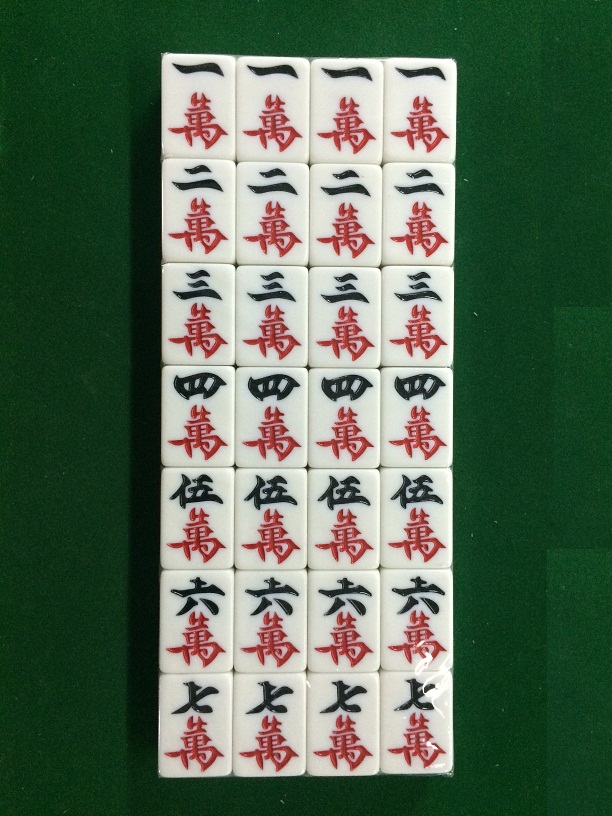
//> input picture test5/待分割识别图像/3.JPG, 612 x 816 px
$ ./test5_test   (built with g++ and OpenCV 4)
//> lines starting //> are read from the running program, lines starting //| are printed output that depends on the picture; after the words box and inside, x2 and y2 are one past the last pixel; in counts of white or black regions, pixels touching at a corner belong together
#include <opencv2/opencv.hpp>
#include "opencv2/highgui/highgui.hpp"
#include "opencv2/imgproc/imgproc.hpp"

using namespace cv;
using namespace std;

enum ProjectTypes
{
	HORIZONTAL_PROJECT = 0,
	VERTICAL_PROJECT = 1
};

Mat project(const Mat& srcImage, int types, int thresh = 100)
{
	Mat tempImage;

	if (srcImage.channels() > 1)
	{
		cvtColor(srcImage, tempImage, CV_BGR2GRAY);
		threshold(tempImage, tempImage, thresh, 255, THRESH_BINARY);
	}
	else
	{
		tempImage = srcImage.clone();
	}

	int width = tempImage.cols;
	int height = tempImage.rows;
	int num = types ? width : height;
	int count = types ? height : width;
	Mat projImage(count, num, CV_8U, Scalar::all(255));
	vector<int> pixelsCount;
	pixelsCount.assign(num, 0);

	for (int row = 0; row < height; row++)
	{
		for (int col = 0; col < width; col++)
		{
			if (tempImage.at<uchar>(row, col) == 255)
			{
				pixelsCount[(types ? col : row)]++;
			}
		}
	}

	for (int idx = 0; idx < num; idx++)
	{
		cv::line(projImage, cv::Point(idx, count - pixelsCount[idx]), cv::Point(idx, count - 1), cv::Scalar::all(0));
	}

	return  projImage;
}

int detect_point(const Mat& projImage, vector<int>& segPoint, int dir = 0)
{
	int col = projImage.cols;
	int row = projImage.rows;

	for (int i = row - 2; i >= 0; i--)
	{
		for (int j = 0; j < col; j++)
		{
			if (dir)
			{
				if (projImage.at<uchar>(i, col - j - 1) == 0 && j < col - 5)
				{
					int t = 0;
					for (t = 1; t < 5; t++)
					{
						if (projImage.at<uchar>(i, col - 1 - j - t) != 0)
							break;
					}
					if (t == 5)
					{
						segPoint.push_back(col - j);
						return 0;
					}
				}
			}
			else
			{
				if (projImage.at<uchar>(i, j) == 0 && j < col - 5)
				{
					int t = 0;
					for (t = 1; t < 5; t++)
					{
						if (projImage.at<uchar>(i, j + t) != 0)
							break;
					}
					if (t == 5)
					{
						segPoint.push_back(j);
						return 0;
					}
				}
			}
		}
	}
}

Mat segment(const Mat&srcImage, const Mat& horProjImage, const Mat& verProjImage)
{
	vector<int> segPoint;

	detect_point(horProjImage, segPoint, 0);
	detect_point(horProjImage, segPoint, 1);
	detect_point(verProjImage, segPoint, 0);
	detect_point(verProjImage, segPoint, 1);

	printf("%d, %d, %d, %d, %d, %d\n", srcImage.cols, srcImage.rows, segPoint[0], segPoint[1], segPoint[2], segPoint[3]);
	Mat segImage(srcImage, Range(segPoint[0], segPoint[1]), Range(segPoint[2], segPoint[3]));

	return segImage;
}

int main()
{
	Mat grayImage, binaryImage, horProjImg, verProjImg, segImage;
	Mat srcImage = imread("test5\\待分割识别图像\\3.jpg");
//> srcImage is the input picture: 816 rows x 612 cols, CV_8UC3; mean B, G, R 87, 106.7, 88.8

	cvtColor(srcImage, grayImage, CV_BGR2GRAY);
	threshold(grayImage, binaryImage, 150, 255, THRESH_BINARY);
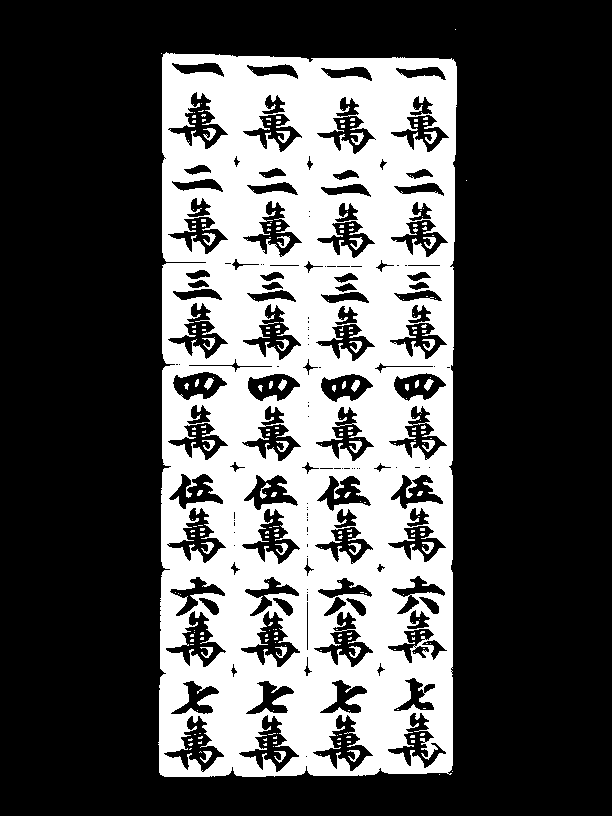
//> binaryImage: 816 rows x 612 cols, CV_8UC1; 32.3% white; 250 white regions (206 under 20 px), largest, box (x1, y1, x2, y2) and area: (158, 52, 457, 777) 157346, (276, 131, 290, 143) 88, (424, 131, 437, 144) 86

	horProjImg = project(binaryImage, 0).clone();
//> after the loop in project, `for (int row = 0; row < height; row++)`: pixelsCount = 816 values, max 295 at index 81, min 0 at index 0, mean 197.6
//> after the loop in project, `for (int idx = 0; idx < num; idx++)`:
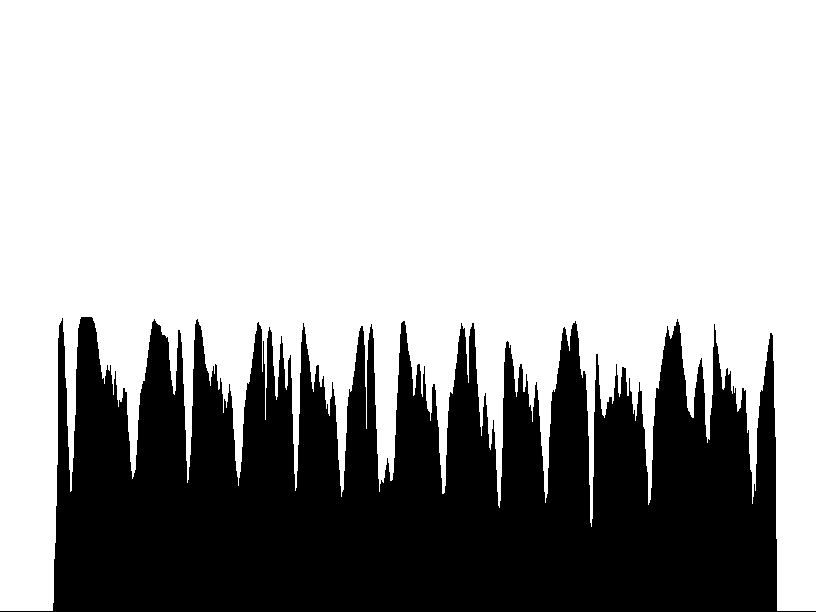
//> projImage: 612 rows x 816 cols, CV_8UC1; 67.7% white; 1 black region, box (x1, y1, x2, y2) and area: (0, 317, 816, 612) 161332
	verProjImg = project(binaryImage, 1).clone();
//> call 2 of project, with types = 1, thresh = 100
//> in project (call 2), `pixelsCount.assign(num, 0);`: pixelsCount = 612 values from 0 to 0
//> after the loop in project (call 2), `for (int row = 0; row < height; row++)`: pixelsCount = 612 values, max 718 at index 228, min 0 at index 0, mean 263.5
//> after the loop in project (call 2), `for (int idx = 0; idx < num; idx++)`:
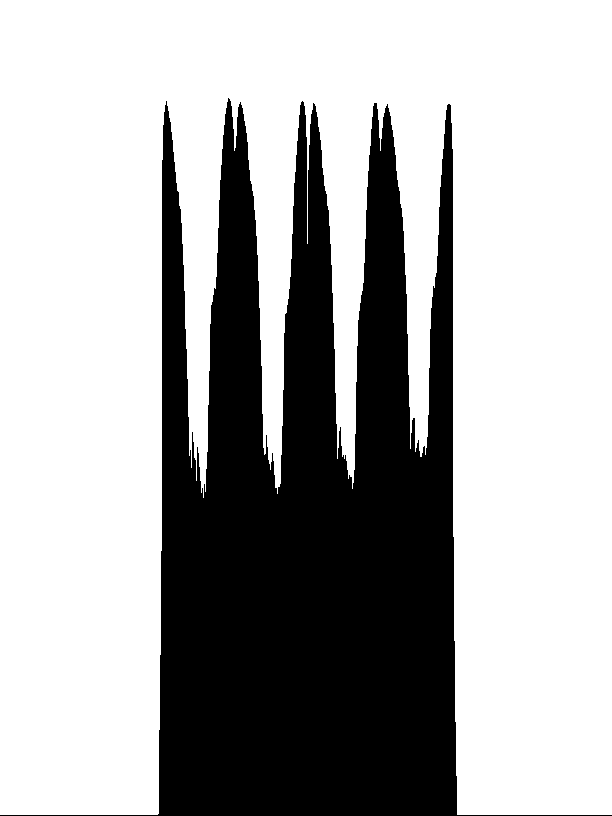
//> projImage: 816 rows x 612 cols, CV_8UC1; 67.6% white; 1 black region, box (x1, y1, x2, y2) and area: (0, 98, 612, 816) 161554

	segImage = segment(grayImage, horProjImg, verProjImg);
//> in segment, `detect_point(horProjImage, segPoint, 0);`: segPoint = [53]
//> in segment, `detect_point(horProjImage, segPoint, 1);`: segPoint = [53, 777]
//> in segment, `detect_point(verProjImage, segPoint, 0);`: segPoint = [53, 777, 158]
//> in segment, `detect_point(verProjImage, segPoint, 1);`: segPoint = [53, 777, 158, 457]
//| 612, 816, 53, 777, 158, 457
//> in segment, `Mat segImage(srcImage, Range(segPoint[0], segPoint[1]), Range(segPoint..`:
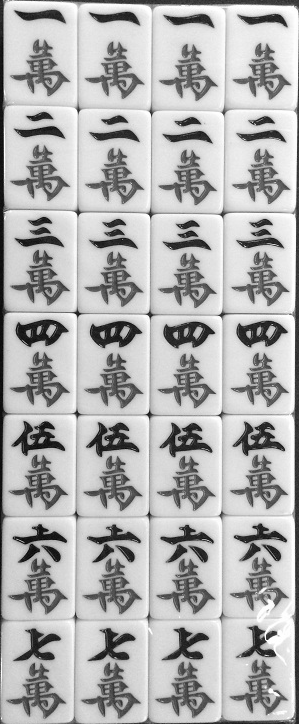
//> segImage: 724 rows x 299 cols, CV_8UC1; min 5, max 255, mean 178.2
	imshow("【分割图像】", segImage);

	threshold(segImage, binaryImage, 200, 255, THRESH_OTSU);
//> binaryImage: 724 rows x 299 cols, CV_8UC1; 75.3% white; 150 black regions (32 under 20 px), largest, box (x1, y1, x2, y2) and area: (117, 57, 299, 724) 2738, (0, 0, 42, 684) 2466, (81, 662, 141, 719) 1106
	imshow("bbinaryIamge", binaryImage);

	Mat element = getStructuringElement(1, Size(3, 3), Point(-1, -1));
	morphologyEx(binaryImage, binaryImage, MORPH_OPEN, element);
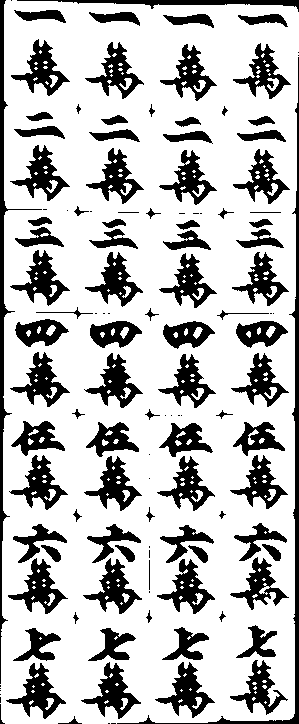
//> binaryImage: 724 rows x 299 cols, CV_8UC1; 73.8% white; 124 black regions (30 under 20 px), largest, box (x1, y1, x2, y2) and area: (117, 57, 299, 724) 2763, (0, 0, 42, 684) 2474, (81, 662, 141, 719) 1218
	imshow("binaryIamge", binaryImage);

	horProjImg = project(binaryImage, 0).clone();
//> call 3 of project, with types = 0, thresh = 100
//> in project (call 3), `pixelsCount.assign(num, 0);`: pixelsCount = 724 values from 0 to 0
//> after the loop in project (call 3), `for (int row = 0; row < height; row++)`: pixelsCount = 724 values, max 295 at index 28, min 10 at index 0, mean 220.6
//> after the loop in project (call 3), `for (int idx = 0; idx < num; idx++)`:
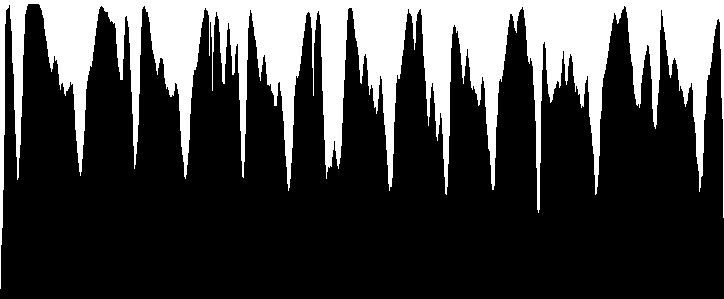
//> projImage: 299 rows x 724 cols, CV_8UC1; 26.2% white; 1 white region, box (x1, y1, x2, y2) and area: (0, 0, 724, 289) 56789
	verProjImg = project(binaryImage, 1).clone();
//> call 4 of project, with types = 1, thresh = 100
//> in project (call 4), `pixelsCount.assign(num, 0);`: pixelsCount = 299 values from 0 to 0
//> after the loop in project (call 4), `for (int row = 0; row < height; row++)`: pixelsCount = 299 values, max 719 at index 70, min 9 at index 0, mean 534.1
//> after the loop in project (call 4), `for (int idx = 0; idx < num; idx++)`:
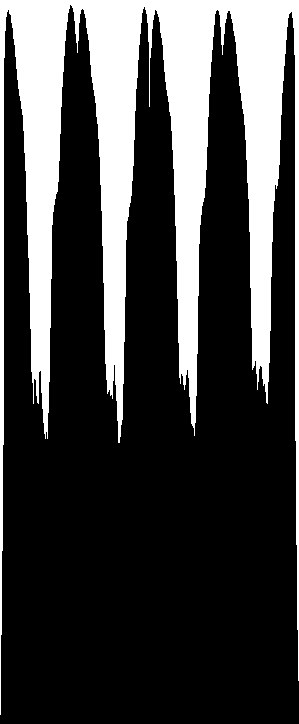
//> projImage: 724 rows x 299 cols, CV_8UC1; 26.2% white; 1 white region, box (x1, y1, x2, y2) and area: (0, 0, 299, 715) 56789
	imshow("horizontal_projectImage", horProjImg);
	imshow("vertical_projectImage", verProjImg);


	waitKey();
	return 0;
}

$ run again, with test5/待分割识别图像/1.JPG copied over test5/待分割识别图像/3.JPG
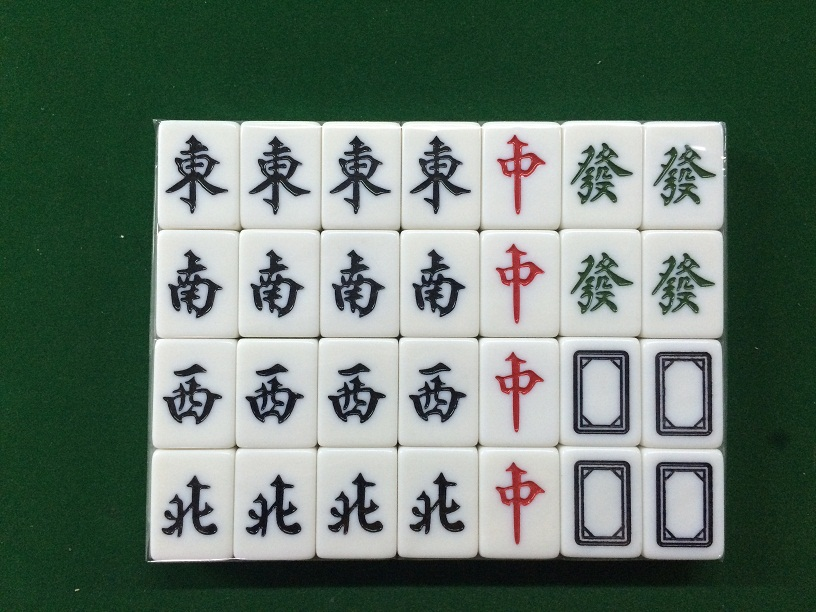
//> input picture test5/待分割识别图像/1.JPG, 816 x 612 px
//> srcImage is the input picture: 612 rows x 816 cols, CV_8UC3; mean B, G, R 106.8, 117.8, 100.7
//> after the loop in project, `for (int row = 0; row < height; row++)`: pixelsCount = 612 values, max 571 at index 458, min 0 at index 0, mean 331.9
//> in segment, `detect_point(horProjImage, segPoint, 0);`: segPoint = [120]
//> in segment, `detect_point(horProjImage, segPoint, 1);`: segPoint = [120, 562]
//> in segment, `detect_point(verProjImage, segPoint, 0);`: segPoint = [120, 562, 148]
//> in segment, `detect_point(verProjImage, segPoint, 1);`: segPoint = [120, 562, 148, 726]
//| 816, 612, 120, 562, 148, 726
//> `morphologyEx(binaryImage, binaryImage, MORPH_OPEN, element);`:
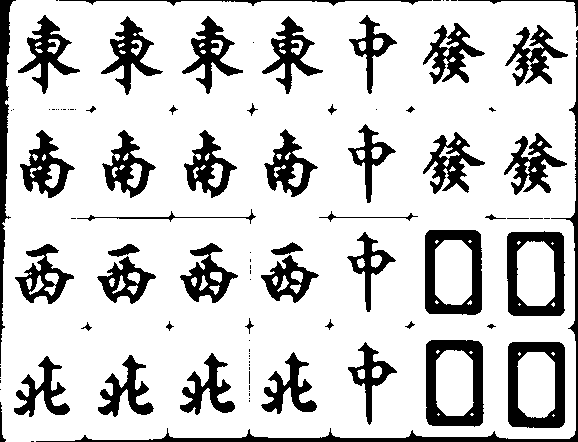
//> binaryImage: 442 rows x 578 cols, CV_8UC1; 80.6% white; 98 black regions (48 under 20 px), largest, box (x1, y1, x2, y2) and area: (36, 42, 578, 442) 3261, (426, 340, 484, 427) 2592, (508, 342, 565, 428) 2585
//> in project (call 4), `pixelsCount.assign(num, 0);`: pixelsCount = 578 values from 0 to 0
//> after the loop in project (call 4), `for (int row = 0; row < height; row++)`: pixelsCount = 578 values, max 440 at index 12, min 5 at index 577, mean 356.3
//> after the loop in project (call 4), `for (int idx = 0; idx < num; idx++)`:
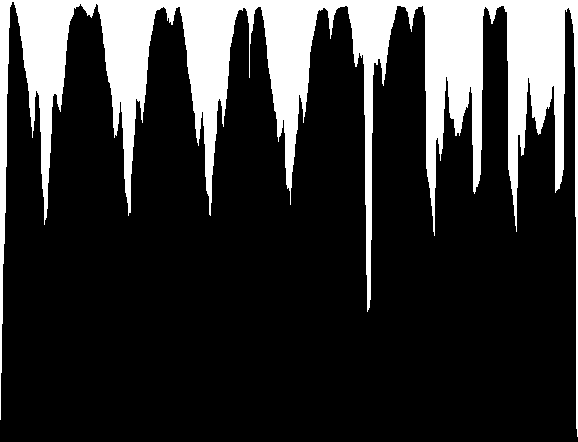
//> projImage: 442 rows x 578 cols, CV_8UC1; 19.4% white; 1 white region, box (x1, y1, x2, y2) and area: (0, 0, 578, 437) 49549

$ run again, with test5/待分割识别图像/2.JPG copied over test5/待分割识别图像/3.JPG
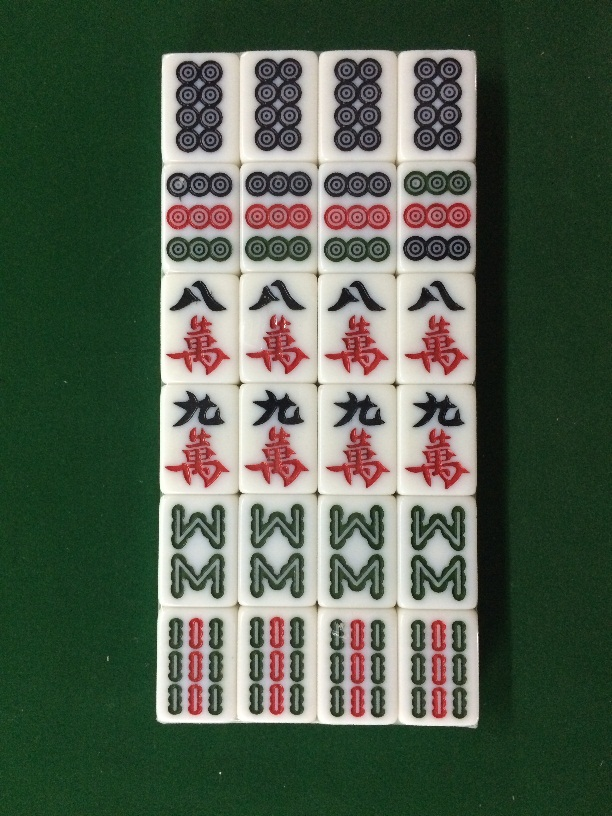
//> input picture test5/待分割识别图像/2.JPG, 612 x 816 px
//> srcImage is the input picture: 816 rows x 612 cols, CV_8UC3; mean B, G, R 79.7, 95.6, 83.3
//> after the loop in project, `for (int row = 0; row < height; row++)`: pixelsCount = 816 values, max 322 at index 719, min 0 at index 0, mean 161.2
//> in segment, `detect_point(horProjImage, segPoint, 0);`: segPoint = [50]
//> in segment, `detect_point(horProjImage, segPoint, 1);`: segPoint = [50, 728]
//> in segment, `detect_point(verProjImage, segPoint, 0);`: segPoint = [50, 728, 156]
//> in segment, `detect_point(verProjImage, segPoint, 1);`: segPoint = [50, 728, 156, 479]
//| 612, 816, 50, 728, 156, 479
//> `morphologyEx(binaryImage, binaryImage, MORPH_OPEN, element);`:
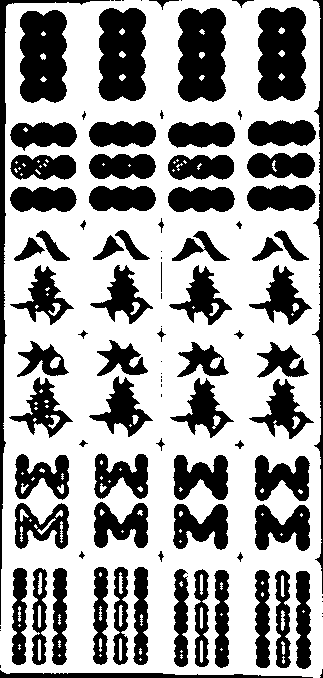
//> binaryImage: 678 rows x 323 cols, CV_8UC1; 62.7% white; 99 black regions (24 under 20 px), largest, box (x1, y1, x2, y2) and area: (258, 7, 306, 101) 3954, (178, 8, 226, 102) 3927, (98, 8, 146, 101) 3851
//> in project (call 4), `pixelsCount.assign(num, 0);`: pixelsCount = 323 values from 0 to 0
//> after the loop in project (call 4), `for (int row = 0; row < height; row++)`: pixelsCount = 323 values, max 673 at index 245, min 38 at index 0, mean 425
//> after the loop in project (call 4), `for (int idx = 0; idx < num; idx++)`:
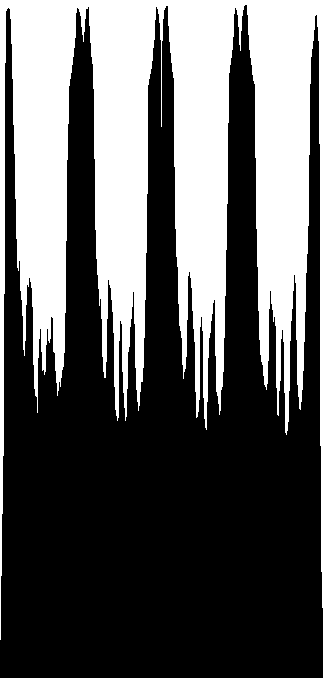
//> projImage: 678 rows x 323 cols, CV_8UC1; 37.3% white; 1 white region, box (x1, y1, x2, y2) and area: (0, 0, 323, 640) 81709

$ run again, with test5/待分割识别图像/4.JPG copied over test5/待分割识别图像/3.JPG
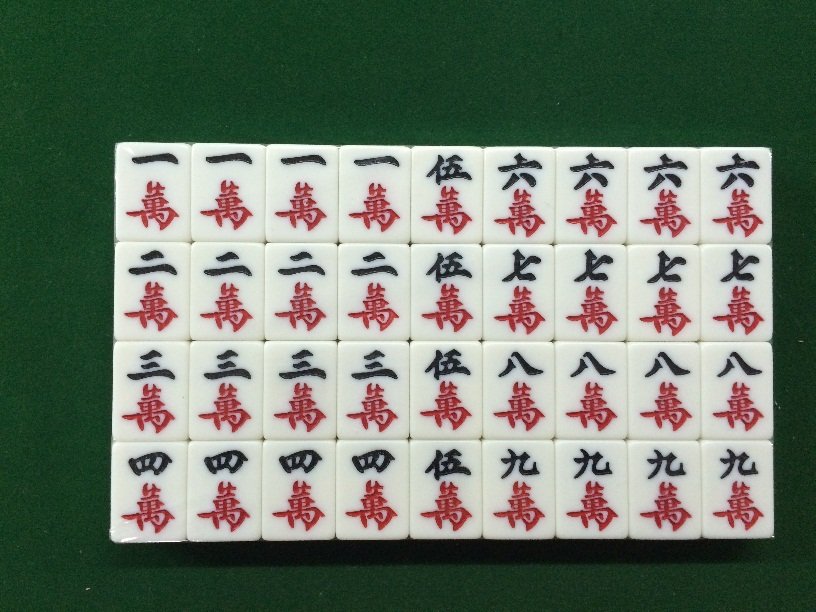
//> input picture test5/待分割识别图像/4.JPG, 816 x 612 px
//> srcImage is the input picture: 612 rows x 816 cols, CV_8UC3; mean B, G, R 108, 121.7, 111.2
//> after the loop in project, `for (int row = 0; row < height; row++)`: pixelsCount = 612 values, max 661 at index 444, min 0 at index 0, mean 337.7
//> in segment, `detect_point(horProjImage, segPoint, 0);`: segPoint = [142]
//> in segment, `detect_point(horProjImage, segPoint, 1);`: segPoint = [142, 543]
//> in segment, `detect_point(verProjImage, segPoint, 0);`: segPoint = [142, 543, 110]
//> in segment, `detect_point(verProjImage, segPoint, 1);`: segPoint = [142, 543, 110, 774]
//| 816, 612, 142, 543, 110, 774
//> in project (call 4), `pixelsCount.assign(num, 0);`: pixelsCount = 664 values from 0 to 0
//> after the loop in project (call 4), `for (int row = 0; row < height; row++)`: pixelsCount = 664 values, max 400 at index 9, min 6 at index 0, mean 310.8
//> after the loop in project (call 4), `for (int idx = 0; idx < num; idx++)`:
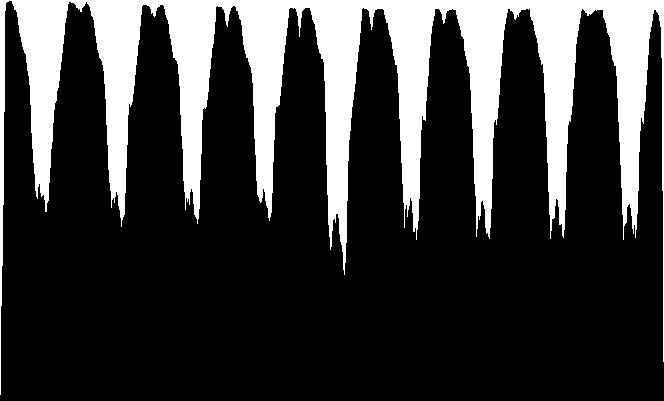
//> projImage: 401 rows x 664 cols, CV_8UC1; 22.5% white; 1 white region, box (x1, y1, x2, y2) and area: (0, 0, 664, 395) 59888
